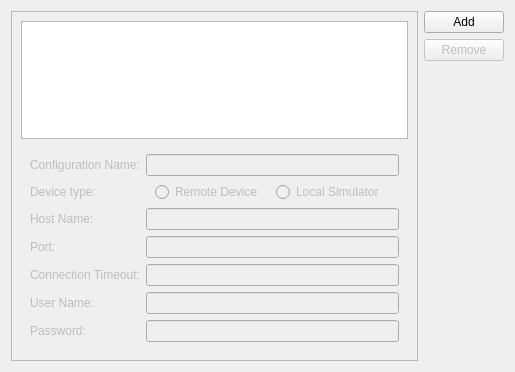
<?xml version="1.0" encoding="UTF-8"?>
<ui version="4.0">
 <class>maemoSettingsWidget</class>
 <widget class="QWidget" name="maemoSettingsWidget">
  <property name="geometry">
   <rect>
    <x>0</x>
    <y>0</y>
    <width>515</width>
    <height>372</height>
   </rect>
  </property>
  <property name="windowTitle">
   <string>Maemo Device Configurations</string>
  </property>
  <layout class="QHBoxLayout" name="horizontalLayout">
   <item>
    <widget class="QFrame" name="frame">
     <property name="frameShape">
      <enum>QFrame::StyledPanel</enum>
     </property>
     <property name="frameShadow">
      <enum>QFrame::Raised</enum>
     </property>
     <layout class="QVBoxLayout" name="verticalLayout_2">
      <item>
       <widget class="QListWidget" name="configListWidget"/>
      </item>
      <item>
       <widget class="QWidget" name="detailsWidget" native="true">
        <property name="enabled">
         <bool>false</bool>
        </property>
        <layout class="QFormLayout" name="formLayout">
         <item row="0" column="0">
          <widget class="QLabel" name="label">
           <property name="text">
            <string>Configuration Name:</string>
           </property>
          </widget>
         </item>
         <item row="0" column="1">
          <widget class="QLineEdit" name="nameLineEdit"/>
         </item>
         <item row="1" column="0">
          <widget class="QLabel" name="label_2">
           <property name="text">
            <string>Device type:</string>
           </property>
          </widget>
         </item>
         <item row="1" column="1">
          <widget class="QWidget" name="widget_2" native="true">
           <layout class="QHBoxLayout" name="horizontalLayout_2">
            <property name="topMargin">
             <number>0</number>
            </property>
            <property name="bottomMargin">
             <number>0</number>
            </property>
            <item>
             <widget class="QRadioButton" name="deviceButton">
              <property name="text">
               <string>Remote Device</string>
              </property>
             </widget>
            </item>
            <item>
             <widget class="QRadioButton" name="simulatorButton">
              <property name="text">
               <string>Local Simulator</string>
              </property>
             </widget>
            </item>
           </layout>
          </widget>
         </item>
         <item row="2" column="0">
          <widget class="QLabel" name="label_3">
           <property name="text">
            <string>Host Name:</string>
           </property>
          </widget>
         </item>
         <item row="2" column="1">
          <widget class="QLineEdit" name="hostLineEdit"/>
         </item>
         <item row="3" column="0">
          <widget class="QLabel" name="label_4">
           <property name="text">
            <string>Port:</string>
           </property>
          </widget>
         </item>
         <item row="3" column="1">
          <widget class="QLineEdit" name="portLineEdit"/>
         </item>
         <item row="4" column="0">
          <widget class="QLabel" name="label_5">
           <property name="text">
            <string>Connection Timeout:</string>
           </property>
          </widget>
         </item>
         <item row="4" column="1">
          <widget class="QLineEdit" name="timeoutLineEdit"/>
         </item>
         <item row="5" column="0">
          <widget class="QLabel" name="label_6">
           <property name="text">
            <string>User Name:</string>
           </property>
          </widget>
         </item>
         <item row="5" column="1">
          <widget class="QLineEdit" name="userLineEdit"/>
         </item>
         <item row="6" column="0">
          <widget class="QLabel" name="label_7">
           <property name="text">
            <string>Password:</string>
           </property>
          </widget>
         </item>
         <item row="6" column="1">
          <widget class="QLineEdit" name="pwdLineEdit">
           <property name="echoMode">
            <enum>QLineEdit::Password</enum>
           </property>
          </widget>
         </item>
        </layout>
       </widget>
      </item>
     </layout>
    </widget>
   </item>
   <item>
    <layout class="QVBoxLayout" name="verticalLayout">
     <item>
      <widget class="QPushButton" name="addConfigButton">
       <property name="text">
        <string>Add</string>
       </property>
      </widget>
     </item>
     <item>
      <widget class="QPushButton" name="removeConfigButton">
       <property name="enabled">
        <bool>false</bool>
       </property>
       <property name="text">
        <string>Remove</string>
       </property>
      </widget>
     </item>
     <item>
      <spacer name="verticalSpacer">
       <property name="orientation">
        <enum>Qt::Vertical</enum>
       </property>
       <property name="sizeHint" stdset="0">
        <size>
         <width>20</width>
         <height>40</height>
        </size>
       </property>
      </spacer>
     </item>
    </layout>
   </item>
  </layout>
 </widget>
 <resources/>
 <connections>
  <connection>
   <sender>nameLineEdit</sender>
   <signal>editingFinished()</signal>
   <receiver>maemoSettingsWidget</receiver>
   <slot>configNameEditingFinished()</slot>
   <hints>
    <hint type="sourcelabel">
     <x>221</x>
     <y>166</y>
    </hint>
    <hint type="destinationlabel">
     <x>514</x>
     <y>321</y>
    </hint>
   </hints>
  </connection>
  <connection>
   <sender>deviceButton</sender>
   <signal>toggled(bool)</signal>
   <receiver>maemoSettingsWidget</receiver>
   <slot>deviceTypeChanged()</slot>
   <hints>
    <hint type="sourcelabel">
     <x>164</x>
     <y>197</y>
    </hint>
    <hint type="destinationlabel">
     <x>511</x>
     <y>279</y>
    </hint>
   </hints>
  </connection>
  <connection>
   <sender>hostLineEdit</sender>
   <signal>editingFinished()</signal>
   <receiver>maemoSettingsWidget</receiver>
   <slot>hostNameEditingFinished()</slot>
   <hints>
    <hint type="sourcelabel">
     <x>289</x>
     <y>222</y>
    </hint>
    <hint type="destinationlabel">
     <x>424</x>
     <y>231</y>
    </hint>
   </hints>
  </connection>
  <connection>
   <sender>portLineEdit</sender>
   <signal>editingFinished()</signal>
   <receiver>maemoSettingsWidget</receiver>
   <slot>portEditingFinished()</slot>
   <hints>
    <hint type="sourcelabel">
     <x>320</x>
     <y>248</y>
    </hint>
    <hint type="destinationlabel">
     <x>514</x>
     <y>352</y>
    </hint>
   </hints>
  </connection>
  <connection>
   <sender>timeoutLineEdit</sender>
   <signal>editingFinished()</signal>
   <receiver>maemoSettingsWidget</receiver>
   <slot>timeoutEditingFinished()</slot>
   <hints>
    <hint type="sourcelabel">
     <x>371</x>
     <y>276</y>
    </hint>
    <hint type="destinationlabel">
     <x>425</x>
     <y>187</y>
    </hint>
   </hints>
  </connection>
  <connection>
   <sender>userLineEdit</sender>
   <signal>editingFinished()</signal>
   <receiver>maemoSettingsWidget</receiver>
   <slot>userNameEditingFinished()</slot>
   <hints>
    <hint type="sourcelabel">
     <x>340</x>
     <y>302</y>
    </hint>
    <hint type="destinationlabel">
     <x>422</x>
     <y>301</y>
    </hint>
   </hints>
  </connection>
  <connection>
   <sender>pwdLineEdit</sender>
   <signal>editingFinished()</signal>
   <receiver>maemoSettingsWidget</receiver>
   <slot>passwordEditingFinished()</slot>
   <hints>
    <hint type="sourcelabel">
     <x>243</x>
     <y>333</y>
    </hint>
    <hint type="destinationlabel">
     <x>423</x>
     <y>336</y>
    </hint>
   </hints>
  </connection>
  <connection>
   <sender>simulatorButton</sender>
   <signal>toggled(bool)</signal>
   <receiver>maemoSettingsWidget</receiver>
   <slot>deviceTypeChanged()</slot>
   <hints>
    <hint type="sourcelabel">
     <x>291</x>
     <y>198</y>
    </hint>
    <hint type="destinationlabel">
     <x>426</x>
     <y>87</y>
    </hint>
   </hints>
  </connection>
  <connection>
   <sender>addConfigButton</sender>
   <signal>clicked()</signal>
   <receiver>maemoSettingsWidget</receiver>
   <slot>addConfig()</slot>
   <hints>
    <hint type="sourcelabel">
     <x>465</x>
     <y>27</y>
    </hint>
    <hint type="destinationlabel">
     <x>516</x>
     <y>118</y>
    </hint>
   </hints>
  </connection>
  <connection>
   <sender>configListWidget</sender>
   <signal>itemSelectionChanged()</signal>
   <receiver>maemoSettingsWidget</receiver>
   <slot>selectionChanged()</slot>
   <hints>
    <hint type="sourcelabel">
     <x>365</x>
     <y>56</y>
    </hint>
    <hint type="destinationlabel">
     <x>420</x>
     <y>151</y>
    </hint>
   </hints>
  </connection>
  <connection>
   <sender>removeConfigButton</sender>
   <signal>clicked()</signal>
   <receiver>maemoSettingsWidget</receiver>
   <slot>deleteConfig()</slot>
   <hints>
    <hint type="sourcelabel">
     <x>454</x>
     <y>56</y>
    </hint>
    <hint type="destinationlabel">
     <x>513</x>
     <y>101</y>
    </hint>
   </hints>
  </connection>
 </connections>
 <slots>
  <slot>configNameEditingFinished()</slot>
  <slot>deviceTypeChanged()</slot>
  <slot>hostNameEditingFinished()</slot>
  <slot>portEditingFinished()</slot>
  <slot>timeoutEditingFinished()</slot>
  <slot>userNameEditingFinished()</slot>
  <slot>passwordEditingFinished()</slot>
  <slot>addConfig()</slot>
  <slot>selectionChanged()</slot>
  <slot>deleteConfig()</slot>
 </slots>
</ui>
